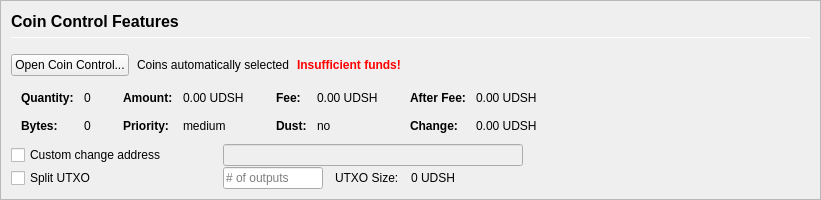
         <widget class="QFrame" name="frameCoinControl">
          <property name="sizePolicy">
           <sizepolicy hsizetype="Expanding" vsizetype="Expanding">
            <horstretch>0</horstretch>
            <verstretch>0</verstretch>
           </sizepolicy>
          </property>
          <property name="maximumSize">
           <size>
            <width>16777215</width>
            <height>16777215</height>
           </size>
          </property>
          <property name="frameShape">
           <enum>QFrame::StyledPanel</enum>
          </property>
          <property name="frameShadow">
           <enum>QFrame::Sunken</enum>
          </property>
          <layout class="QVBoxLayout" name="verticalLayoutCoinControl2">
           <property name="spacing">
            <number>0</number>
           </property>
           <property name="margin">
            <number>0</number>
           </property>
           <item>
            <widget class="QFrame" name="frameCoinControl_BG">
             <layout class="QVBoxLayout" name="verticalLayoutCoinControl" stretch="0,0,0,0,0,0">
              <property name="spacing">
               <number>1</number>
              </property>
              <property name="leftMargin">
               <number>10</number>
              </property>
              <property name="topMargin">
               <number>10</number>
              </property>
              <item>
               <layout class="QHBoxLayout" name="horizontalLayoutCoinControl1">
                <property name="bottomMargin">
                 <number>15</number>
                </property>
                <item>
                 <layout class="QVBoxLayout" name="verticalLayout_3">
                  <property name="spacing">
                   <number>6</number>
                  </property>
                  <item>
                   <widget class="QLabel" name="labelCoinControlFeatures">
                    <property name="sizePolicy">
                     <sizepolicy hsizetype="Preferred" vsizetype="Maximum">
                      <horstretch>0</horstretch>
                      <verstretch>0</verstretch>
                     </sizepolicy>
                    </property>
                    <property name="minimumSize">
                     <size>
                      <width>0</width>
                      <height>20</height>
                     </size>
                    </property>
                    <property name="font">
                     <font>
                      <pointsize>12</pointsize>
                      <weight>75</weight>
                      <bold>true</bold>
                     </font>
                    </property>
                    <property name="styleSheet">
                     <string notr="true">font-weight:bold;</string>
                    </property>
                    <property name="text">
                     <string>Coin Control Features</string>
                    </property>
                   </widget>
                  </item>
                  <item>
                   <widget class="Line" name="line">
                    <property name="minimumSize">
                     <size>
                      <width>0</width>
                      <height>1</height>
                     </size>
                    </property>
                    <property name="maximumSize">
                     <size>
                      <width>16777215</width>
                      <height>1</height>
                     </size>
                    </property>
                    <property name="orientation">
                     <enum>Qt::Horizontal</enum>
                    </property>
                   </widget>
                  </item>
                 </layout>
                </item>
               </layout>
              </item>
              <item>
               <layout class="QHBoxLayout" name="horizontalLayoutCoinControl2" stretch="0,0,0,0">
                <property name="spacing">
                 <number>8</number>
                </property>
                <property name="bottomMargin">
                 <number>10</number>
                </property>
                <item>
                 <widget class="QPushButton" name="pushButtonCoinControl">
                  <property name="styleSheet">
                   <string notr="true"/>
                  </property>
                  <property name="text">
                   <string>Open Coin Control...</string>
                  </property>
                  <property name="autoDefault">
                   <bool>false</bool>
                  </property>
                 </widget>
                </item>
                <item>
                 <widget class="QLabel" name="labelCoinControlAutomaticallySelected">
                  <property name="text">
                   <string>Coins automatically selected</string>
                  </property>
                  <property name="margin">
                   <number>5</number>
                  </property>
                 </widget>
                </item>
                <item>
                 <widget class="QLabel" name="labelCoinControlInsuffFunds">
                  <property name="font">
                   <font>
                    <weight>75</weight>
                    <bold>true</bold>
                   </font>
                  </property>
                  <property name="styleSheet">
                   <string notr="true">color:red;font-weight:bold;</string>
                  </property>
                  <property name="text">
                   <string>Insufficient funds!</string>
                  </property>
                  <property name="margin">
                   <number>5</number>
                  </property>
                 </widget>
                </item>
                <item>
                 <spacer name="horizontalSpacerCoinControl">
                  <property name="orientation">
                   <enum>Qt::Horizontal</enum>
                  </property>
                  <property name="sizeHint" stdset="0">
                   <size>
                    <width>40</width>
                    <height>1</height>
                   </size>
                  </property>
                 </spacer>
                </item>
               </layout>
              </item>
              <item>
               <widget class="QWidget" name="widgetCoinControl" native="true">
                <property name="sizePolicy">
                 <sizepolicy hsizetype="Preferred" vsizetype="Preferred">
                  <horstretch>0</horstretch>
                  <verstretch>0</verstretch>
                 </sizepolicy>
                </property>
                <property name="minimumSize">
                 <size>
                  <width>0</width>
                  <height>0</height>
                 </size>
                </property>
                <property name="styleSheet">
                 <string notr="true"/>
                </property>
                <layout class="QHBoxLayout" name="horizontalLayoutCoinControl5">
                 <property name="margin">
                  <number>0</number>
                 </property>
                 <item>
                  <layout class="QHBoxLayout" name="horizontalLayoutCoinControl3" stretch="0,0,0,1">
                   <property name="spacing">
                    <number>20</number>
                   </property>
                   <property name="topMargin">
                    <number>0</number>
                   </property>
                   <property name="bottomMargin">
                    <number>10</number>
                   </property>
                   <item>
                    <layout class="QFormLayout" name="formLayoutCoinControl1">
                     <property name="horizontalSpacing">
                      <number>10</number>
                     </property>
                     <property name="verticalSpacing">
                      <number>14</number>
                     </property>
                     <property name="leftMargin">
                      <number>10</number>
                     </property>
                     <property name="topMargin">
                      <number>4</number>
                     </property>
                     <property name="rightMargin">
                      <number>6</number>
                     </property>
                     <item row="0" column="0">
                      <widget class="QLabel" name="labelCoinControlQuantityText">
                       <property name="font">
                        <font>
                         <weight>75</weight>
                         <bold>true</bold>
                        </font>
                       </property>
                       <property name="text">
                        <string>Quantity:</string>
                       </property>
                       <property name="margin">
                        <number>0</number>
                       </property>
                      </widget>
                     </item>
                     <item row="0" column="1">
                      <widget class="QLabel" name="labelCoinControlQuantity">
                       <property name="cursor">
                        <cursorShape>IBeamCursor</cursorShape>
                       </property>
                       <property name="contextMenuPolicy">
                        <enum>Qt::ActionsContextMenu</enum>
                       </property>
                       <property name="text">
                        <string notr="true">0</string>
                       </property>
                       <property name="margin">
                        <number>0</number>
                       </property>
                       <property name="textInteractionFlags">
                        <set>Qt::LinksAccessibleByMouse|Qt::TextSelectableByKeyboard|Qt::TextSelectableByMouse</set>
                       </property>
                      </widget>
                     </item>
                     <item row="1" column="0">
                      <widget class="QLabel" name="labelCoinControlBytesText">
                       <property name="font">
                        <font>
                         <weight>75</weight>
                         <bold>true</bold>
                        </font>
                       </property>
                       <property name="text">
                        <string>Bytes:</string>
                       </property>
                      </widget>
                     </item>
                     <item row="1" column="1">
                      <widget class="QLabel" name="labelCoinControlBytes">
                       <property name="cursor">
                        <cursorShape>IBeamCursor</cursorShape>
                       </property>
                       <property name="contextMenuPolicy">
                        <enum>Qt::ActionsContextMenu</enum>
                       </property>
                       <property name="text">
                        <string notr="true">0</string>
                       </property>
                       <property name="textInteractionFlags">
                        <set>Qt::LinksAccessibleByMouse|Qt::TextSelectableByKeyboard|Qt::TextSelectableByMouse</set>
                       </property>
                      </widget>
                     </item>
                    </layout>
                   </item>
                   <item>
                    <layout class="QFormLayout" name="formLayoutCoinControl2">
                     <property name="horizontalSpacing">
                      <number>10</number>
                     </property>
                     <property name="verticalSpacing">
                      <number>14</number>
                     </property>
                     <property name="leftMargin">
                      <number>6</number>
                     </property>
                     <property name="topMargin">
                      <number>4</number>
                     </property>
                     <property name="rightMargin">
                      <number>6</number>
                     </property>
                     <item row="0" column="0">
                      <widget class="QLabel" name="labelCoinControlAmountText">
                       <property name="font">
                        <font>
                         <weight>75</weight>
                         <bold>true</bold>
                        </font>
                       </property>
                       <property name="text">
                        <string>Amount:</string>
                       </property>
                       <property name="margin">
                        <number>0</number>
                       </property>
                      </widget>
                     </item>
                     <item row="0" column="1">
                      <widget class="QLabel" name="labelCoinControlAmount">
                       <property name="cursor">
                        <cursorShape>IBeamCursor</cursorShape>
                       </property>
                       <property name="contextMenuPolicy">
                        <enum>Qt::ActionsContextMenu</enum>
                       </property>
                       <property name="text">
                        <string notr="true">0.00 UDSH</string>
                       </property>
                       <property name="textInteractionFlags">
                        <set>Qt::LinksAccessibleByMouse|Qt::TextSelectableByKeyboard|Qt::TextSelectableByMouse</set>
                       </property>
                      </widget>
                     </item>
                     <item row="1" column="0">
                      <widget class="QLabel" name="labelCoinControlPriorityText">
                       <property name="font">
                        <font>
                         <weight>75</weight>
                         <bold>true</bold>
                        </font>
                       </property>
                       <property name="text">
                        <string>Priority:</string>
                       </property>
                      </widget>
                     </item>
                     <item row="1" column="1">
                      <widget class="QLabel" name="labelCoinControlPriority">
                       <property name="cursor">
                        <cursorShape>IBeamCursor</cursorShape>
                       </property>
                       <property name="contextMenuPolicy">
                        <enum>Qt::ActionsContextMenu</enum>
                       </property>
                       <property name="text">
                        <string>medium</string>
                       </property>
                       <property name="textInteractionFlags">
                        <set>Qt::LinksAccessibleByMouse|Qt::TextSelectableByKeyboard|Qt::TextSelectableByMouse</set>
                       </property>
                      </widget>
                     </item>
                    </layout>
                   </item>
                   <item>
                    <layout class="QFormLayout" name="formLayoutCoinControl3">
                     <property name="horizontalSpacing">
                      <number>10</number>
                     </property>
                     <property name="verticalSpacing">
                      <number>14</number>
                     </property>
                     <property name="leftMargin">
                      <number>6</number>
                     </property>
                     <property name="topMargin">
                      <number>4</number>
                     </property>
                     <property name="rightMargin">
                      <number>6</number>
                     </property>
                     <item row="0" column="0">
                      <widget class="QLabel" name="labelCoinControlFeeText">
                       <property name="font">
                        <font>
                         <weight>75</weight>
                         <bold>true</bold>
                        </font>
                       </property>
                       <property name="text">
                        <string>Fee:</string>
                       </property>
                       <property name="margin">
                        <number>0</number>
                       </property>
                      </widget>
                     </item>
                     <item row="0" column="1">
                      <widget class="QLabel" name="labelCoinControlFee">
                       <property name="cursor">
                        <cursorShape>IBeamCursor</cursorShape>
                       </property>
                       <property name="contextMenuPolicy">
                        <enum>Qt::ActionsContextMenu</enum>
                       </property>
                       <property name="text">
                        <string notr="true">0.00 UDSH</string>
                       </property>
                       <property name="textInteractionFlags">
                        <set>Qt::LinksAccessibleByMouse|Qt::TextSelectableByKeyboard|Qt::TextSelectableByMouse</set>
                       </property>
                      </widget>
                     </item>
                     <item row="1" column="0">
                      <widget class="QLabel" name="labelCoinControlLowOutputText">
                       <property name="font">
                        <font>
                         <weight>75</weight>
                         <bold>true</bold>
                        </font>
                       </property>
                       <property name="text">
                        <string>Dust:</string>
                       </property>
                      </widget>
                     </item>
                     <item row="1" column="1">
                      <widget class="QLabel" name="labelCoinControlLowOutput">
                       <property name="cursor">
                        <cursorShape>IBeamCursor</cursorShape>
                       </property>
                       <property name="contextMenuPolicy">
                        <enum>Qt::ActionsContextMenu</enum>
                       </property>
                       <property name="text">
                        <string>no</string>
                       </property>
                       <property name="textInteractionFlags">
                        <set>Qt::LinksAccessibleByMouse|Qt::TextSelectableByKeyboard|Qt::TextSelectableByMouse</set>
                       </property>
                      </widget>
                     </item>
                    </layout>
                   </item>
                   <item>
                    <layout class="QFormLayout" name="formLayoutCoinControl4">
                     <property name="horizontalSpacing">
                      <number>10</number>
                     </property>
                     <property name="verticalSpacing">
                      <number>14</number>
                     </property>
                     <property name="leftMargin">
                      <number>6</number>
                     </property>
                     <property name="topMargin">
                      <number>4</number>
                     </property>
                     <property name="rightMargin">
                      <number>6</number>
                     </property>
                     <item row="0" column="0">
                      <widget class="QLabel" name="labelCoinControlAfterFeeText">
                       <property name="font">
                        <font>
                         <weight>75</weight>
                         <bold>true</bold>
                        </font>
                       </property>
                       <property name="text">
                        <string>After Fee:</string>
                       </property>
                       <property name="margin">
                        <number>0</number>
                       </property>
                      </widget>
                     </item>
                     <item row="0" column="1">
                      <widget class="QLabel" name="labelCoinControlAfterFee">
                       <property name="cursor">
                        <cursorShape>IBeamCursor</cursorShape>
                       </property>
                       <property name="contextMenuPolicy">
                        <enum>Qt::ActionsContextMenu</enum>
                       </property>
                       <property name="text">
                        <string notr="true">0.00 UDSH</string>
                       </property>
                       <property name="textInteractionFlags">
                        <set>Qt::LinksAccessibleByMouse|Qt::TextSelectableByKeyboard|Qt::TextSelectableByMouse</set>
                       </property>
                      </widget>
                     </item>
                     <item row="1" column="0">
                      <widget class="QLabel" name="labelCoinControlChangeText">
                       <property name="font">
                        <font>
                         <weight>75</weight>
                         <bold>true</bold>
                        </font>
                       </property>
                       <property name="text">
                        <string>Change:</string>
                       </property>
                      </widget>
                     </item>
                     <item row="1" column="1">
                      <widget class="QLabel" name="labelCoinControlChange">
                       <property name="cursor">
                        <cursorShape>IBeamCursor</cursorShape>
                       </property>
                       <property name="contextMenuPolicy">
                        <enum>Qt::ActionsContextMenu</enum>
                       </property>
                       <property name="text">
                        <string notr="true">0.00 UDSH</string>
                       </property>
                       <property name="textInteractionFlags">
                        <set>Qt::LinksAccessibleByMouse|Qt::TextSelectableByKeyboard|Qt::TextSelectableByMouse</set>
                       </property>
                      </widget>
                     </item>
                    </layout>
                   </item>
                  </layout>
                 </item>
                </layout>
               </widget>
              </item>
              <item>
               <layout class="QHBoxLayout" name="horizontalLayoutCoinControl4">
                <property name="spacing">
                 <number>12</number>
                </property>
                <property name="sizeConstraint">
                 <enum>QLayout::SetDefaultConstraint</enum>
                </property>
                <property name="topMargin">
                 <number>0</number>
                </property>
                <property name="rightMargin">
                 <number>0</number>
                </property>
                <item>
                 <widget class="QCheckBox" name="checkBoxCoinControlChange">
                  <property name="sizePolicy">
                   <sizepolicy hsizetype="Preferred" vsizetype="Preferred">
                    <horstretch>0</horstretch>
                    <verstretch>0</verstretch>
                   </sizepolicy>
                  </property>
                  <property name="minimumSize">
                   <size>
                    <width>200</width>
                    <height>0</height>
                   </size>
                  </property>
                  <property name="maximumSize">
                   <size>
                    <width>200</width>
                    <height>16777215</height>
                   </size>
                  </property>
                  <property name="toolTip">
                   <string>If this is activated, but the change address is empty or invalid, change will be sent to a newly generated address.</string>
                  </property>
                  <property name="text">
                   <string>Custom change address</string>
                  </property>
                 </widget>
                </item>
                <item>
                 <widget class="QValidatedLineEdit" name="lineEditCoinControlChange">
                  <property name="enabled">
                   <bool>false</bool>
                  </property>
                  <property name="sizePolicy">
                   <sizepolicy hsizetype="Preferred" vsizetype="Preferred">
                    <horstretch>0</horstretch>
                    <verstretch>0</verstretch>
                   </sizepolicy>
                  </property>
                  <property name="minimumSize">
                   <size>
                    <width>300</width>
                    <height>0</height>
                   </size>
                  </property>
                 </widget>
                </item>
                <item>
                 <widget class="QLabel" name="labelCoinControlChangeLabel">
                  <property name="sizePolicy">
                   <sizepolicy hsizetype="Preferred" vsizetype="Preferred">
                    <horstretch>0</horstretch>
                    <verstretch>0</verstretch>
                   </sizepolicy>
                  </property>
                  <property name="minimumSize">
                   <size>
                    <width>100</width>
                    <height>0</height>
                   </size>
                  </property>
                  <property name="text">
                   <string/>
                  </property>
                  <property name="margin">
                   <number>3</number>
                  </property>
                 </widget>
                </item>
               </layout>
              </item>
              <item>
               <layout class="QHBoxLayout" name="horizontalLayoutCoinControl6">
                <property name="spacing">
                 <number>12</number>
                </property>
                <property name="rightMargin">
                 <number>0</number>
                </property>
                <item>
                 <widget class="QCheckBox" name="splitBlockCheckBox">
                  <property name="sizePolicy">
                   <sizepolicy hsizetype="Preferred" vsizetype="Preferred">
                    <horstretch>0</horstretch>
                    <verstretch>0</verstretch>
                   </sizepolicy>
                  </property>
                  <property name="minimumSize">
                   <size>
                    <width>200</width>
                    <height>0</height>
                   </size>
                  </property>
                  <property name="maximumSize">
                   <size>
                    <width>200</width>
                    <height>16777215</height>
                   </size>
                  </property>
                  <property name="text">
                   <string>Split UTXO</string>
                  </property>
                 </widget>
                </item>
                <item>
                 <widget class="QLineEdit" name="splitBlockLineEdit">
                  <property name="sizePolicy">
                   <sizepolicy hsizetype="Preferred" vsizetype="Preferred">
                    <horstretch>50</horstretch>
                    <verstretch>0</verstretch>
                   </sizepolicy>
                  </property>
                  <property name="minimumSize">
                   <size>
                    <width>100</width>
                    <height>0</height>
                   </size>
                  </property>
                  <property name="maximumSize">
                   <size>
                    <width>100</width>
                    <height>16777215</height>
                   </size>
                  </property>
                  <property name="placeholderText">
                   <string># of outputs</string>
                  </property>
                 </widget>
                </item>
                <item>
                 <widget class="QLabel" name="labelBlockSizeText">
                  <property name="text">
                   <string>UTXO Size:</string>
                  </property>
                 </widget>
                </item>
                <item>
                 <widget class="QLabel" name="labelBlockSize">
                  <property name="text">
                   <string>0 UDSH</string>
                  </property>
                 </widget>
                </item>
                <item>
                 <spacer name="horizontalSpacer_7">
                  <property name="orientation">
                   <enum>Qt::Horizontal</enum>
                  </property>
                  <property name="sizeHint" stdset="0">
                   <size>
                    <width>40</width>
                    <height>20</height>
                   </size>
                  </property>
                 </spacer>
                </item>
               </layout>
              </item>
              <item>
               <spacer name="verticalSpacerCoinControl">
                <property name="orientation">
                 <enum>Qt::Vertical</enum>
                </property>
                <property name="sizeHint" stdset="0">
                 <size>
                  <width>800</width>
                  <height>1</height>
                 </size>
                </property>
               </spacer>
              </item>
             </layout>
            </widget>
           </item>
          </layout>
         </widget>
